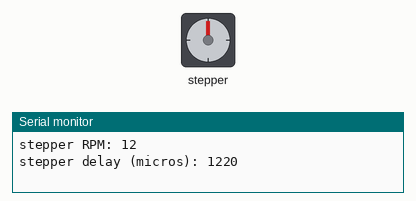
The sketch below on a simulated ESP8266 (NodeMCU). Shown: stepper motor, the last lines printed to the serial monitor. Stepper angles assume 4096 steps per turn.

Above: at 0.05 s.
At 2.0 s:
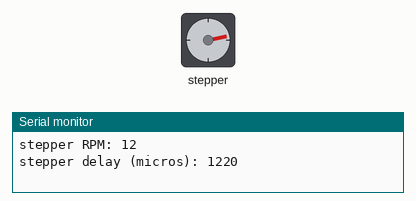
At 3.95 s:
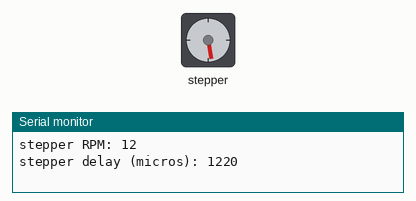
At 7.9 s:
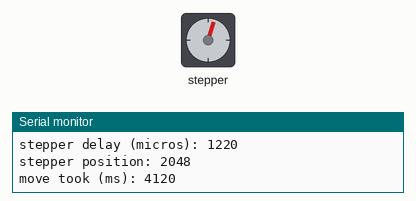
Timing chart, 0 to 10.7 s (numbered marks = the images above):
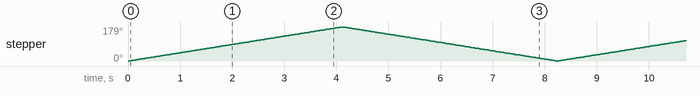

Measured:
- by itself, stepper: turns 179° clockwise in 4.1 s, then 179° counter-clockwise in 4.1 s, repeating every 8.2 s

The sketch:

uln2003.ino
```cpp
/*
 * cheapStepper_newMoveTo.ino
 * ///////////////////////////////////////////
 * using CheapStepper Arduino library v.0.2.0
 * created by Tyler Henry, 7/2016
 * ///////////////////////////////////////////
 *
 * This sketch illustrates the library's
 * "non-blocking" move functions -
 * i.e. you can perform moves with the stepper over time
 * while still running other code in your loop()
 *
 * This can be useful if your Arduino is multi-tasking,
 * but be careful: if the other code in your loop()
 * slows down your Arduino, the stepper motor may
 * slow down or move with a stutter
 *
 * //////////////////////////////////////////////////////
 */

// first, include the library :)

#include <CheapStepper.h>

// next, declare the stepper
// and connect pins 8,9,10,11 to IN1,IN2,IN3,IN4 on ULN2003 board

CheapStepper stepper (D0,D1,D2,D3) ;


 // let's also create a boolean variable to save the direction of our rotation
 // and a timer variable to keep track of move times

bool moveClockwise = true;
unsigned long moveStartTime = 0; // this will save the time (millis()) when we started each new move


void setup() {

  // let's run the stepper at 12rpm (if using 5V power) - the default is ~16 rpm

  stepper.setRpm(12);

  // let's print out the RPM to make sure the setting worked

  Serial.begin(9600);
  Serial.print("stepper RPM: "); Serial.print(stepper.getRpm());
  Serial.println();

  // and let's print the delay time (in microseconds) between each step
  // the delay is based on the RPM setting:
  // it's how long the stepper will wait before each step

  Serial.print("stepper delay (micros): "); Serial.print(stepper.getDelay());
  Serial.println(); Serial.println();

  // now let's set up our first move...
  // let's move a half rotation from the start point

  stepper.newMoveTo(moveClockwise, 2048);
  /* this is the same as:
   * stepper.newMoveToDegree(clockwise, 180);
   * because there are 4096 (default) steps in a full rotation
   */
  moveStartTime = millis(); // let's save the time at which we started this move

}

void loop() {

  // we need to call run() during loop()
  // in order to keep the stepper moving
  // if we are using non-blocking moves

  stepper.run();

  ////////////////////////////////
  // now the stepper is moving, //
  // let's do some other stuff! //
  ////////////////////////////////

  // let's check how many steps are left in the current move:

  int stepsLeft = stepper.getStepsLeft();

  // if the current move is done...

  if (stepsLeft == 0){

    // let's print the position of the stepper to serial

    Serial.print("stepper position: "); Serial.print(stepper.getStep());
    Serial.println();

    // and now let's print the time the move took

    unsigned long timeTook = millis() - moveStartTime; // calculate time elapsed since move start
    Serial.print("move took (ms): "); Serial.print(timeTook);
    Serial.println(); Serial.println();

    // let's start a new move in the reverse direction

    moveClockwise = !moveClockwise; // reverse direction
    stepper.newMoveDegrees (moveClockwise, 180); // move 180 degrees from current position
    moveStartTime = millis(); // reset move start time

  }

}
```
